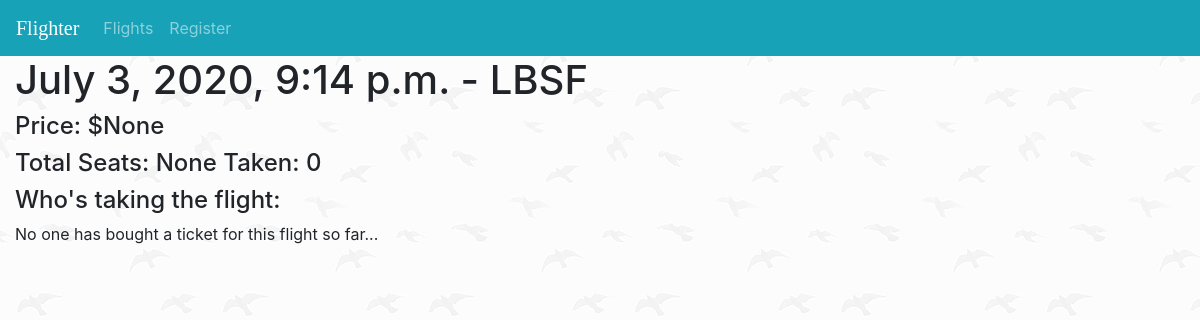
Screenshot of /flights/29/ with the database file from the repository.
### flights/models.py (models this page shows, shortened)
class Flight(models.Model):
    datetime = models.DateTimeField(default=timezone.now)
    airport = models.CharField(max_length=500)
    price = models.FloatField(blank=True, null=True)
    seats = models.IntegerField(blank=True, null=True)
    created_by = models.ForeignKey(User, blank=True, null=True, on_delete=models.CASCADE, default=1)
    is_deleted = models.BooleanField(default=False)
    objects = FlightManager.from_queryset(FlightQuerySet)()
    defaults = DefaultFlightManager.from_queryset(FlightQuerySet)()

### flights/views.py (the view)
# urls.py: path('<int:pk>/', views.DetailView.as_view(), name='detail'),
class DetailView(generic.DetailView):
    model = Flight
    template_name = 'flights/detail.html'

### flights/context_processors.py (called while the page is built)
def session_user_id(request):
    return {'user_id': request.user.id}

### flights/models.py (called while the page is built)
    def get_queryset(self):
        return super().get_queryset().filter(is_deleted=False)

### flights/templates/flights/detail.html (shortened to what this page needs)
{% extends 'web_site/base.html' %}
    {% block body %}
        <h1>{{ flight.datetime}} - {{ flight.airport }}</h1>
        <h4>Price: ${{ flight.price }}</h4>
        <h4>Total Seats: {{ flight.seats }} Taken: {{ flight.ticket_set.count }}</h4>
        <h4>Who's taking the flight:</h4>
        {% if flight.ticket_set.all %}
            <ul>
                {% for ticket in flight.ticket_set.all %}
                    <li>{{ ticket.user.username }}</li>
                    {% if user_id == ticket.user.id %}
                        <form action="{% url 'flights:ticket-delete' ticket.id %}" method="post" style="display: inline;">
                            {% csrf_token %}
                            <input type="hidden" name="ticket_id" value="{{ ticket.id }}" />
                            <button type="submit" class="btn btn-danger btn-sm">Delete</button>
                        </form>
                    {% endif %}
                {% endfor %}
            </ul>
        {% else %}
            <p>No one has bought a ticket for this flight so far...</p>
        {% endif %}
    {% endblock %}

### flights/static/flights/style.css (style rules this page uses)
body { background-image: url("images/foggy-birds.png"); }

### rows the page displays
Flight: datetime "July 3, 2020, 9:14 p.m.", airport "LBSF", price "None", seats "None", ticket_set.count "0"
